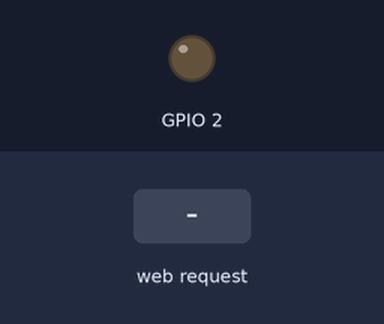
This sketch was run on a simulated ESP32. Shown: output pins drawn as LEDs (lit = HIGH). The test bench sets the inputs (shaded band). WiFi joins after 1.5 s; servers stay silent unless stated; what the sketch prints to the serial monitor is not drawn.

Above: at 3.2 s.
3.3 s: HTTP request GET /Up received
At 4.0 s:
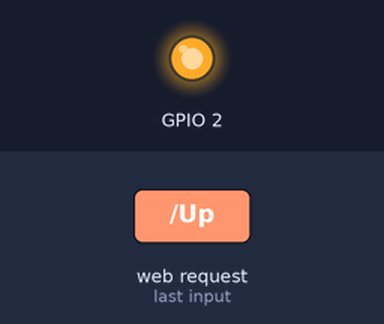
4.8 s: HTTP request GET /Left received
At 5.4 s:
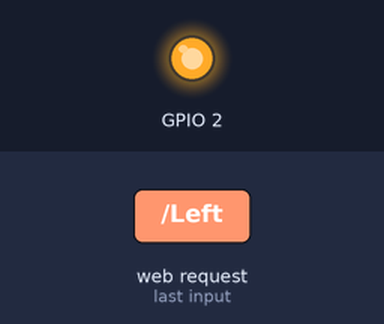
6.3 s: HTTP request GET /Right received
Timing chart, 0 to 9.3 s (numbered marks = the images above; inputs shaded):
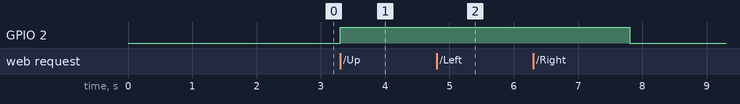

The sketch:

Car.ino
```cpp
#include <WiFi.h>
#include <WiFiServer.h>

const char* ssid = "HardwareLab";
const char* password = "hwlab504";
int receiverPort = 1234;  // Port number to receive data

WiFiServer server(receiverPort);
WiFiClient client;

  IPAddress local_IP(192, 168, 1, 112);
// Set your Gateway IP address
  IPAddress gateway(192, 168, 1, 1);

  IPAddress subnet(255, 255, 0, 0);
void setup() {
  Serial.begin(2400);
  pinMode(2,OUTPUT);
  digitalWrite(2,LOW);
  if (!WiFi.config(local_IP, gateway, subnet)) {
    Serial.println("STA Failed to configure");
  }
  // Connect to Wi-Fi
  WiFi.begin(ssid, password);
  while (WiFi.status() != WL_CONNECTED) {
    delay(1000);
    Serial.println("Connecting to WiFi...");
  }

  Serial.println("Connected to Wi-Fi");

  Serial.println(WiFi.localIP());
  // Start the server
  server.begin();
  Serial.println("Server started");

}

void loop() {
  char data[6];
  byte sendData = 0x00;
  // Check if a client has connected
  client = server.available();
  if (client) {
    while (client.connected()) {
      // Read data from the client
      if (client.available()) {
        String receivedData = client.readStringUntil('\n');
        Serial.println("Received data from the sender:");
        digitalWrite(2,HIGH);
         if  (receivedData.indexOf("Up") != -1) {
      sendData = 0xAA;
      Serial.println(receivedData);
    }
    else if (receivedData.indexOf("Left") != -1){
      sendData = 0xBB;
      Serial.println(receivedData);
    }
    else if (receivedData.indexOf("Right") != -1){
      sendData = 0xCC;
      Serial.println(receivedData);
    }
    else if (receivedData.indexOf("Down") != -1){
      sendData = 0xDD;
      Serial.println(receivedData);
    }
    else if (receivedData.indexOf("Neutral") != -1){
      sendData = 0xEE;
      Serial.println(receivedData);
    }
    Serial.println(receivedData);
    Serial.write(sendData);
    Serial.println(sendData,BIN);
    Serial.println(sendData);
      }
    }
   client.stop();
   digitalWrite(2,LOW);
  }
}
```

Measured:
- after the input at 3.3 s, GPIO 2: LOW → HIGH at once
- after the input at 4.8 s, GPIO 2: stays HIGH (without the input it goes to LOW after 0.00 s)
- after the input at 6.3 s, GPIO 2: HIGH → LOW after 1.5 s instead of 0.00 s
